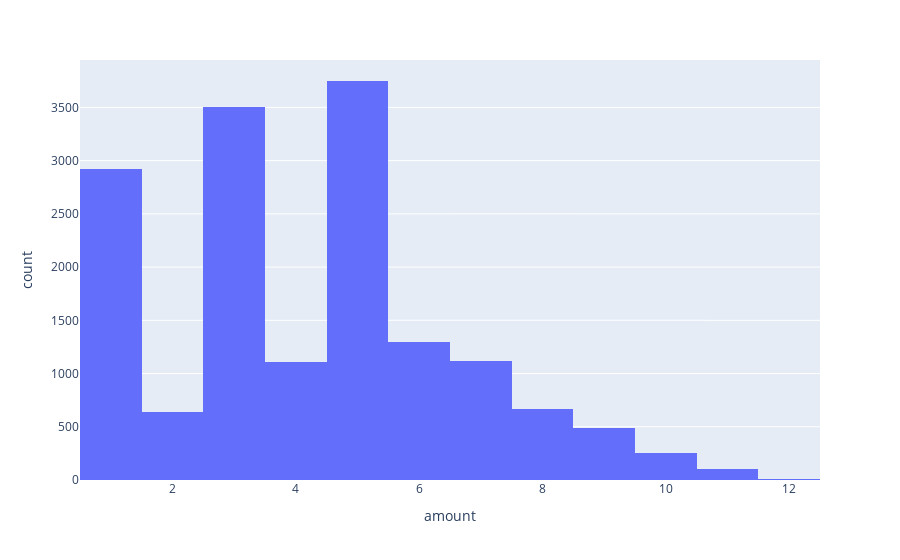

Notebook code for this chart:
### Code cell
px.histogram(df, x='amount', nbins=20)

### Figure 1 — Plotly figure (JSON) as saved in the notebook; plotly's stock layout.template omitted (floating-point values rounded to 4 significant figures; data arrays with more than 128 entries replaced by an {"elided": "..."} marker saying what was removed)
{"data": [{"alignmentgroup": "True", "bingroup": "x", "hovertemplate": "amount=%{x}<br>count=%{y}<extra></extra>", "legendgroup": "", "marker": {"color": "#636efa", "pattern": {"shape": ""}}, "name": "", "nbinsx": 20, "offsetgroup": "", "orientation": "v", "showlegend": false, "type": "histogram", "x": {"elided": "15861 float values"}, "xaxis": "x", "yaxis": "y"}], "layout": {"barmode": "relative", "legend": {"tracegroupgap": 0}, "margin": {"t": 60}, "xaxis": {"anchor": "y", "domain": [0, 1], "title": {"text": "amount"}}, "yaxis": {"anchor": "x", "domain": [0, 1], "title": {"text": "count"}}}}
